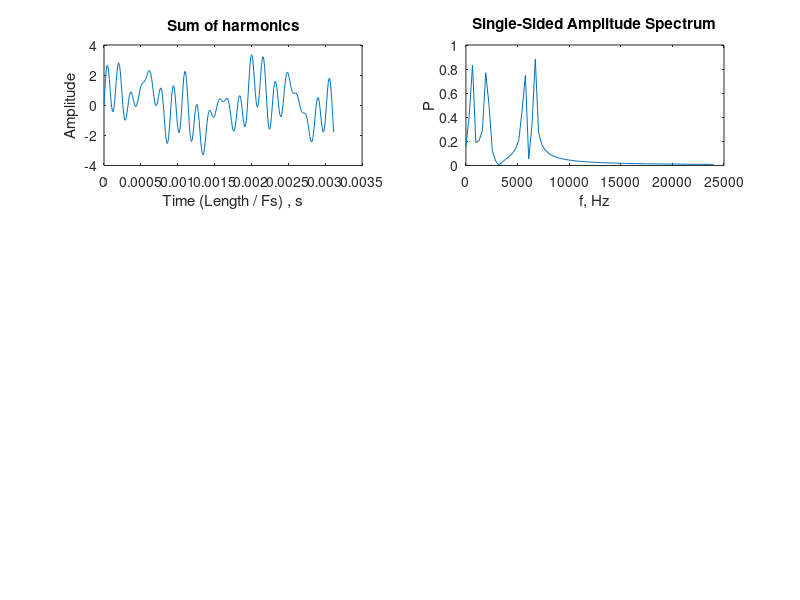

Reproduce this figure in MATLAB. (Note: this script raises an error after producing the figure.)
% Benas Zabita 20162566
% 1. Sukurkite signalą iš vienodos amplitudės 566, 2066, 5660 ir 6606 Hz harmoninių virpesių.
% 2. Sukurkite FIR filtrą, kuris iki 566 Hz signalą slopintų 1 dB ribose ir nuo 5660 Hz signalą blokuotų ties 86 dB riba.
% 3. Čia XX - paskutiniai stud. knygelės Nr. du skaičiai, Y - paskutinis stud. knygelės Nr. skaičius.
% 4. Sukurkite IIR filtrą su tomis pačiomis dažininėmis ir amplitudėmis charakteristikomis.

% Part 1
%Generator of 566Hz, 2066Hz, 5660Hz, 6606Hz signals
%Sample frequency
Fs = 96000; % 16980; %Hz % 96000
%Sample time
T=1/Fs;

%Number of samples
Length = 300;
%Time samples
t=(0:Length-1)*T;

%Signal formation
% 0.5 reikia nereikia?
Signal=sin(2*pi*566*t)+sin(2*pi*2066*t)+sin(2*pi*5660*t)+sin(2*pi*6606*t);

%Plot signal
subplot(3, 2, 1);
plot(t, Signal);
xlabel('Time (Length / Fs) , s');
ylabel('Amplitude');
title('Sum of harmonics')

%Spectrum
Y=fft(Signal);

%Separate sides
P2 = abs(Y/Length);
P1 = P2(1:Length/4+1);
P1(2:end-1) = 2*P1(2:end-1);

%Plot spectrum
f = Fs*(0:(Length/4))/Length;
subplot(3,2,2);
plot(f,P1) 
title('Single-Sided Amplitude Spectrum')
xlabel('f, Hz')
ylabel('P')

% Part 2
% 2. Sukurkite FIR filtrą, kuris iki 566 Hz signalą slopintų 1 dB ribose ir nuo 5660 Hz signalą blokuotų ties 86 dB riba.
%Filter the signal
tic
signal_filtered_fir = filter(fir_filter,Signal);
toc

%Plot filtered signal
subplot(3,2,3);
plot(t, signal_filtered_fir);
xlabel('Time (Length / Fs) , s');
ylabel('Amplitude');
title('Filtered signal using FIR')

%Spectrum of filtered signal
Y=fft(signal_filtered_fir);

%Separate sides
P2 = abs(Y/Length);
P1 = P2(1:Length/4+1);
P1(2:end-1) = 2*P1(2:end-1);

%Plot spectrum of filtered signal
f = Fs*(0:(Length/4))/Length;
subplot(3,2,4);
plot(f,P1)
title('Single-Sided Amplitude Spectrum of the filtered signal using FIR')
xlabel('f, Hz')
ylabel('P')

% 4. Sukurkite IIR filtrą su tomis pačiomis dažininėmis ir amplitudėmis charakteristikomis.
tic
signal_filtered_iir = filter(iir_filter,Signal);
toc

%Plot filtered signal
subplot(3,2,5);
plot(t, signal_filtered_iir);
xlabel('Time (Length / Fs) , s');
ylabel('Amplitude');
title('Filtered signal using IIR ')

%Spectrum of filtered signal
Y=fft(signal_filtered_iir);

%Separate sides
P2 = abs(Y/Length);
P1 = P2(1:Length/4+1);
P1(2:end-1) = 2*P1(2:end-1);

%Plot spectrum of filtered signal
f = Fs*(0:(Length/4))/Length;
subplot(3,2,6);
plot(f,P1)
title('Single-Sided Amplitude Spectrum of the filtered signal using IIR')
xlabel('f, Hz')
ylabel('P')
